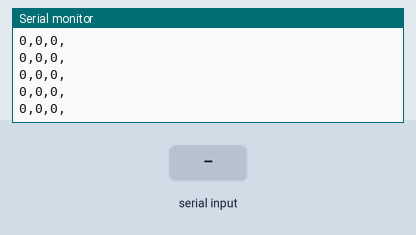
A sketch run on a simulated Arduino Uno, built with avr-gcc and run on an emulated ATmega328P. On the bench: the last lines printed to the serial monitor. The inputs (shaded band) are chosen by the test bench.

Above: at 1.2 s.
1.3 s: "90,45\n" received over Serial
At 2.3 s:
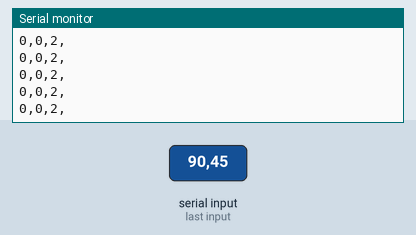
4.3 s: "30,150\n" received over Serial
At 5.1 s:
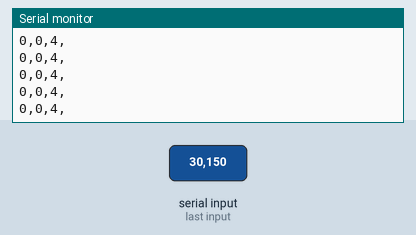
Timing chart, 0 to 7.3 s (numbered marks = the images above; inputs shaded):
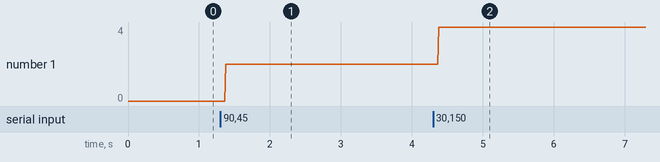

The sketch:

gui2_communication.ino
```cpp
#include <String.h>

int counter1 = 0;
int counter2 = 0;
int counter3 = 0;

String user_input;
int tmp;

// sample frequency
#define FREQ 200 // sampling frequency in Hz
unsigned long previous_time;
unsigned long current_time;
const unsigned long period = 1000/FREQ;

// the setup function runs once when you press reset or power the board
void setup() {
  Serial.setTimeout(1); // ms, remove delay in serial communication between feather and pyqt (default 1000ms)
  Serial.begin(9600);
  while(!Serial);
  previous_time = millis();  //initial start time
}

// the loop function runs over and over again forever
void loop() {
  current_time = millis();
  if (current_time - previous_time >= period)
  {
    // read from serial
    if(Serial.available()){
      user_input = Serial.readStringUntil('\r\n');  // \r\n "passo e chiudo"
      tmp = user_input.toInt();
      if(tmp == 1){counter1++;}
      else if(tmp ==2){counter2++;}
      else{counter3++;}
    }
    else{
      user_input = "";
    }

    // print to serial
    Serial.print(counter1);
    Serial.print(",");
    Serial.print(counter2);
    Serial.print(",");
    Serial.print(counter3);
    Serial.println(",");

    // update timing variables
    previous_time = current_time;
  }
}
```

Measured:
- after the input at 1.3 s, the serial monitor: prints a new line after 0.07 s (image 1)
- after the input at 4.3 s, the serial monitor: prints a new line after 0.07 s (image 2)
- plotted number 1: 0 → 2 after the input at 1.3 s, 2 → 4 after the input at 4.3 s
